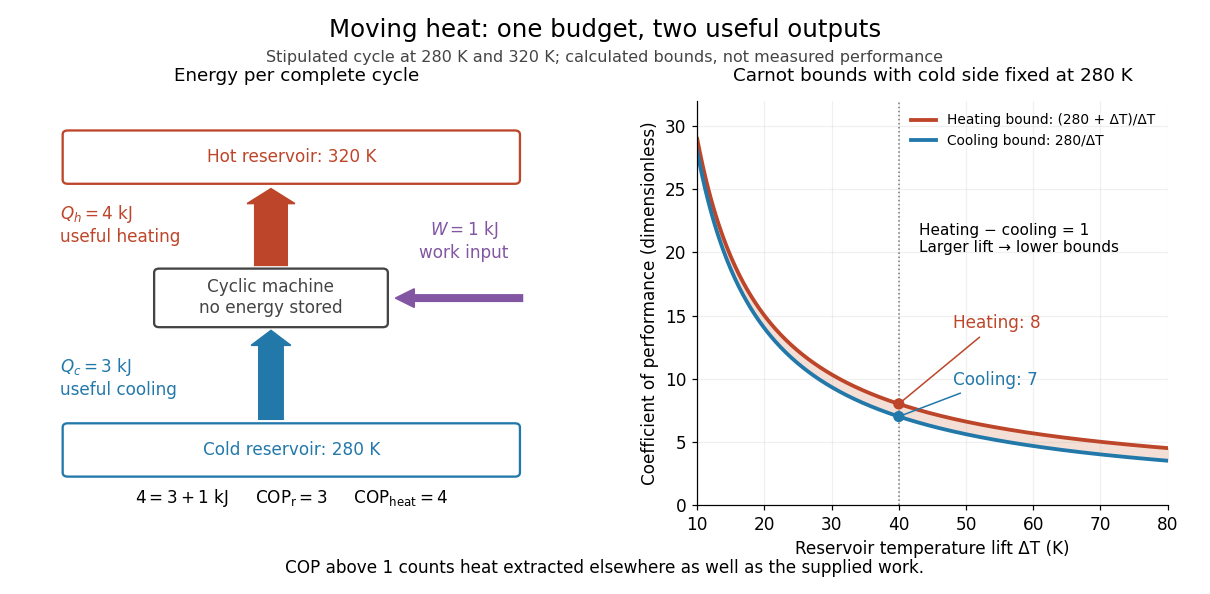

Source code (Python):
"""Generate heat-pump-energy-and-carnot-bounds.png in the current directory.

Run from _media with MPLCONFIGDIR=/tmp/codex-wiki-matplotlib.
Tested with Python 3.14.4, matplotlib 3.10.7 and numpy 2.3.5.
All values are stipulated budgets or calculated reversible bounds, not data.
"""

import matplotlib

matplotlib.use("Agg")
import matplotlib.pyplot as plt
from matplotlib.patches import FancyArrow, FancyBboxPatch
import numpy as np


def main():
    plt.rcParams.update({"font.size": 11, "axes.spines.top": False,
                         "axes.spines.right": False, "savefig.facecolor": "white"})
    fig, (flow, ax) = plt.subplots(1, 2, figsize=(11, 5.4), dpi=110,
                                  gridspec_kw={"width_ratios": [1.08, 1]})
    fig.patch.set_facecolor("white")
    fig.subplots_adjust(left=0.035, right=0.965, top=0.83, bottom=0.15, wspace=0.30)
    fig.suptitle("Moving heat: one budget, two useful outputs", fontsize=16, y=0.97)
    fig.text(0.5, 0.895, "Stipulated cycle at 280 K and 320 K; calculated bounds, not measured performance",
             ha="center", fontsize=10.5, color="#444444")
    cold, hot, work = "#2378aa", "#bd4529", "#8256a3"
    flow.set(xlim=(0, 10), ylim=(0, 10))
    flow.axis("off")
    flow.set_title("Energy per complete cycle", fontsize=12, pad=13)

    def box(x, y, w, h, color, text):
        flow.add_patch(FancyBboxPatch((x, y), w, h, boxstyle="round,pad=0.1",
                                     linewidth=1.5, edgecolor=color, facecolor="white"))
        flow.text(x + w / 2, y + h / 2, text, ha="center", va="center", color=color)

    box(0.5, 8.05, 8.8, 1.12, hot, "Hot reservoir: 320 K")
    box(0.5, 0.8, 8.8, 1.12, cold, "Cold reservoir: 280 K")
    box(2.3, 4.5, 4.4, 1.25, "#444444", "Cyclic machine\nno energy stored")
    # Shaft widths are exactly proportional to the three energy magnitudes.
    for x, y, dx, dy, magnitude, color in [
        (4.5, 2.12, 0, 2.2, 3, cold),
        (4.5, 5.93, 0, 1.9, 4, hot),
        (9.45, 5.12, -2.5, 0, 1, work),
    ]:
        flow.add_patch(FancyArrow(x, y, dx, dy, width=0.16 * magnitude,
                                 head_width=0.16 * magnitude + 0.30,
                                 head_length=0.37, length_includes_head=True,
                                 color=color))
    flow.text(0.35, 3.15, "$Q_c=3$ kJ\nuseful cooling", color=cold, va="center")
    flow.text(0.35, 6.95, "$Q_h=4$ kJ\nuseful heating", color=hot, va="center")
    flow.text(8.3, 6.12, "$W=1$ kJ\nwork input", color=work, ha="center")
    flow.text(4.9, 0.05, "$4=3+1$ kJ     COP$_{\\rm r}=3$     COP$_{\\rm heat}=4$",
              ha="center", fontsize=11)

    lift = np.linspace(10.0, 80.0, 351)
    cop_r = 280.0 / lift
    cop_h = (280.0 + lift) / lift
    ax.plot(lift, cop_h, color=hot, lw=2.5, label="Heating bound: (280 + ΔT)/ΔT")
    ax.plot(lift, cop_r, color=cold, lw=2.5, label="Cooling bound: 280/ΔT")
    ax.fill_between(lift, cop_r, cop_h, color="#f3dfd5", zorder=0)
    ax.set(xlim=(10, 80), ylim=(0, 32), xlabel="Reservoir temperature lift ΔT (K)",
           ylabel="Coefficient of performance (dimensionless)")
    ax.set_title("Carnot bounds with cold side fixed at 280 K", fontsize=12, pad=13)
    ax.grid(alpha=0.18)
    ax.axvline(40, color="#777777", ls=":", lw=1)
    ax.scatter([40, 40], [8, 7], c=[hot, cold], s=40, zorder=5)
    ax.annotate("Heating: 8", (40, 8), (48, 14), color=hot,
                arrowprops={"arrowstyle": "-", "color": hot})
    ax.annotate("Cooling: 7", (40, 7), (48, 9.5), color=cold,
                arrowprops={"arrowstyle": "-", "color": cold})
    ax.text(43, 20, "Heating − cooling = 1\nLarger lift → lower bounds", fontsize=10)
    ax.legend(loc="upper right", frameon=False, fontsize=9, handlelength=1.8)
    fig.text(0.5, 0.035, "COP above 1 counts heat extracted elsewhere as well as the supplied work.",
             ha="center", fontsize=11)
    fig.savefig("heat-pump-energy-and-carnot-bounds.png", facecolor="white", transparent=False)
    plt.close(fig)


if __name__ == "__main__":
    main()
